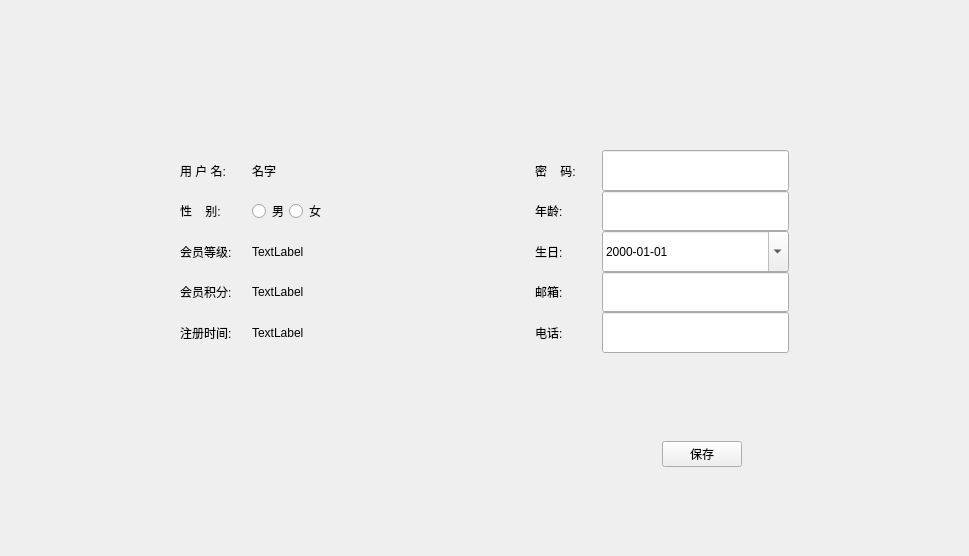
<?xml version="1.0" encoding="UTF-8"?>
<ui version="4.0">
 <class>PersonalInfo</class>
 <widget class="QWidget" name="PersonalInfo">
  <property name="geometry">
   <rect>
    <x>0</x>
    <y>0</y>
    <width>969</width>
    <height>556</height>
   </rect>
  </property>
  <property name="windowTitle">
   <string>Form</string>
  </property>
  <layout class="QVBoxLayout" name="verticalLayout">
   <property name="spacing">
    <number>0</number>
   </property>
   <property name="leftMargin">
    <number>0</number>
   </property>
   <property name="topMargin">
    <number>150</number>
   </property>
   <property name="rightMargin">
    <number>0</number>
   </property>
   <property name="bottomMargin">
    <number>0</number>
   </property>
   <item>
    <widget class="QWidget" name="widget_4" native="true">
     <layout class="QHBoxLayout" name="horizontalLayout_2" stretch="1,1">
      <property name="spacing">
       <number>100</number>
      </property>
      <property name="leftMargin">
       <number>180</number>
      </property>
      <property name="topMargin">
       <number>0</number>
      </property>
      <property name="rightMargin">
       <number>180</number>
      </property>
      <property name="bottomMargin">
       <number>0</number>
      </property>
      <item>
       <widget class="QWidget" name="widget_2" native="true">
        <layout class="QGridLayout" name="gridLayout_2" columnstretch="1,4">
         <property name="leftMargin">
          <number>0</number>
         </property>
         <property name="topMargin">
          <number>0</number>
         </property>
         <property name="rightMargin">
          <number>0</number>
         </property>
         <property name="bottomMargin">
          <number>0</number>
         </property>
         <property name="horizontalSpacing">
          <number>20</number>
         </property>
         <property name="verticalSpacing">
          <number>0</number>
         </property>
         <item row="0" column="0">
          <widget class="QLabel" name="label">
           <property name="maximumSize">
            <size>
             <width>16777215</width>
             <height>50</height>
            </size>
           </property>
           <property name="text">
            <string>用 户 名:</string>
           </property>
          </widget>
         </item>
         <item row="0" column="1">
          <widget class="QLabel" name="label_name">
           <property name="maximumSize">
            <size>
             <width>16777215</width>
             <height>50</height>
            </size>
           </property>
           <property name="text">
            <string>名字</string>
           </property>
          </widget>
         </item>
         <item row="1" column="0">
          <widget class="QLabel" name="label_7">
           <property name="sizePolicy">
            <sizepolicy hsizetype="Preferred" vsizetype="Preferred">
             <horstretch>0</horstretch>
             <verstretch>0</verstretch>
            </sizepolicy>
           </property>
           <property name="maximumSize">
            <size>
             <width>16777215</width>
             <height>50</height>
            </size>
           </property>
           <property name="text">
            <string>性    别:</string>
           </property>
          </widget>
         </item>
         <item row="1" column="1">
          <widget class="QWidget" name="widget_sex" native="true">
           <property name="sizePolicy">
            <sizepolicy hsizetype="Preferred" vsizetype="Preferred">
             <horstretch>0</horstretch>
             <verstretch>0</verstretch>
            </sizepolicy>
           </property>
           <layout class="QHBoxLayout" name="horizontalLayout">
            <property name="spacing">
             <number>0</number>
            </property>
            <property name="leftMargin">
             <number>0</number>
            </property>
            <property name="topMargin">
             <number>0</number>
            </property>
            <property name="rightMargin">
             <number>0</number>
            </property>
            <property name="bottomMargin">
             <number>0</number>
            </property>
            <item>
             <widget class="QRadioButton" name="radioButton_man">
              <property name="sizePolicy">
               <sizepolicy hsizetype="Fixed" vsizetype="Preferred">
                <horstretch>0</horstretch>
                <verstretch>0</verstretch>
               </sizepolicy>
              </property>
              <property name="maximumSize">
               <size>
                <width>16777215</width>
                <height>50</height>
               </size>
              </property>
              <property name="text">
               <string>男</string>
              </property>
             </widget>
            </item>
            <item alignment="Qt::AlignLeft">
             <widget class="QRadioButton" name="radioButton_woman">
              <property name="sizePolicy">
               <sizepolicy hsizetype="Minimum" vsizetype="Preferred">
                <horstretch>0</horstretch>
                <verstretch>0</verstretch>
               </sizepolicy>
              </property>
              <property name="maximumSize">
               <size>
                <width>16777215</width>
                <height>50</height>
               </size>
              </property>
              <property name="text">
               <string>女</string>
              </property>
             </widget>
            </item>
           </layout>
          </widget>
         </item>
         <item row="2" column="0">
          <widget class="QLabel" name="label_3">
           <property name="maximumSize">
            <size>
             <width>16777215</width>
             <height>50</height>
            </size>
           </property>
           <property name="text">
            <string>会员等级:</string>
           </property>
          </widget>
         </item>
         <item row="2" column="1">
          <widget class="QLabel" name="label_grade">
           <property name="maximumSize">
            <size>
             <width>16777215</width>
             <height>50</height>
            </size>
           </property>
           <property name="text">
            <string>TextLabel</string>
           </property>
          </widget>
         </item>
         <item row="3" column="0">
          <widget class="QLabel" name="label_4">
           <property name="maximumSize">
            <size>
             <width>16777215</width>
             <height>50</height>
            </size>
           </property>
           <property name="text">
            <string>会员积分:</string>
           </property>
          </widget>
         </item>
         <item row="3" column="1">
          <widget class="QLabel" name="label_score">
           <property name="maximumSize">
            <size>
             <width>16777215</width>
             <height>50</height>
            </size>
           </property>
           <property name="text">
            <string>TextLabel</string>
           </property>
          </widget>
         </item>
         <item row="4" column="0">
          <widget class="QLabel" name="label_10">
           <property name="maximumSize">
            <size>
             <width>16777215</width>
             <height>50</height>
            </size>
           </property>
           <property name="text">
            <string>注册时间:</string>
           </property>
          </widget>
         </item>
         <item row="4" column="1">
          <widget class="QLabel" name="label_registerTime">
           <property name="maximumSize">
            <size>
             <width>16777215</width>
             <height>50</height>
            </size>
           </property>
           <property name="text">
            <string>TextLabel</string>
           </property>
          </widget>
         </item>
        </layout>
       </widget>
      </item>
      <item>
       <widget class="QWidget" name="widget_3" native="true">
        <layout class="QGridLayout" name="gridLayout" columnstretch="1,4" columnminimumwidth="0,0">
         <property name="leftMargin">
          <number>0</number>
         </property>
         <property name="topMargin">
          <number>0</number>
         </property>
         <property name="rightMargin">
          <number>0</number>
         </property>
         <property name="bottomMargin">
          <number>0</number>
         </property>
         <property name="horizontalSpacing">
          <number>20</number>
         </property>
         <property name="verticalSpacing">
          <number>0</number>
         </property>
         <item row="0" column="0">
          <widget class="QLabel" name="label_2">
           <property name="maximumSize">
            <size>
             <width>16777215</width>
             <height>50</height>
            </size>
           </property>
           <property name="text">
            <string>密    码:</string>
           </property>
          </widget>
         </item>
         <item row="0" column="1">
          <widget class="QLineEdit" name="lineEdit_pwd">
           <property name="sizePolicy">
            <sizepolicy hsizetype="Expanding" vsizetype="Preferred">
             <horstretch>0</horstretch>
             <verstretch>0</verstretch>
            </sizepolicy>
           </property>
           <property name="maximumSize">
            <size>
             <width>16777215</width>
             <height>50</height>
            </size>
           </property>
          </widget>
         </item>
         <item row="1" column="0">
          <widget class="QLabel" name="label_8">
           <property name="maximumSize">
            <size>
             <width>16777215</width>
             <height>50</height>
            </size>
           </property>
           <property name="text">
            <string>年龄:</string>
           </property>
          </widget>
         </item>
         <item row="1" column="1">
          <widget class="QLineEdit" name="lineEdit_age">
           <property name="sizePolicy">
            <sizepolicy hsizetype="Expanding" vsizetype="Preferred">
             <horstretch>0</horstretch>
             <verstretch>0</verstretch>
            </sizepolicy>
           </property>
           <property name="maximumSize">
            <size>
             <width>16777215</width>
             <height>50</height>
            </size>
           </property>
          </widget>
         </item>
         <item row="2" column="0">
          <widget class="QLabel" name="label_9">
           <property name="maximumSize">
            <size>
             <width>16777215</width>
             <height>50</height>
            </size>
           </property>
           <property name="text">
            <string>生日:</string>
           </property>
          </widget>
         </item>
         <item row="2" column="1">
          <widget class="QDateEdit" name="dateEdit_birthday">
           <property name="sizePolicy">
            <sizepolicy hsizetype="Minimum" vsizetype="Preferred">
             <horstretch>0</horstretch>
             <verstretch>0</verstretch>
            </sizepolicy>
           </property>
           <property name="maximumSize">
            <size>
             <width>16777215</width>
             <height>50</height>
            </size>
           </property>
           <property name="minimumDate">
            <date>
             <year>1900</year>
             <month>9</month>
             <day>14</day>
            </date>
           </property>
           <property name="displayFormat">
            <string>yyyy-MM-dd</string>
           </property>
           <property name="calendarPopup">
            <bool>true</bool>
           </property>
           <property name="timeSpec">
            <enum>Qt::UTC</enum>
           </property>
          </widget>
         </item>
         <item row="3" column="0">
          <widget class="QLabel" name="label_5">
           <property name="maximumSize">
            <size>
             <width>16777215</width>
             <height>50</height>
            </size>
           </property>
           <property name="text">
            <string>邮箱:</string>
           </property>
          </widget>
         </item>
         <item row="3" column="1">
          <widget class="QLineEdit" name="lineEdit_mail">
           <property name="sizePolicy">
            <sizepolicy hsizetype="Expanding" vsizetype="Preferred">
             <horstretch>0</horstretch>
             <verstretch>0</verstretch>
            </sizepolicy>
           </property>
           <property name="maximumSize">
            <size>
             <width>16777215</width>
             <height>50</height>
            </size>
           </property>
          </widget>
         </item>
         <item row="4" column="0">
          <widget class="QLabel" name="label_6">
           <property name="maximumSize">
            <size>
             <width>16777215</width>
             <height>50</height>
            </size>
           </property>
           <property name="text">
            <string>电话:</string>
           </property>
          </widget>
         </item>
         <item row="4" column="1">
          <widget class="QLineEdit" name="lineEdit_phone">
           <property name="sizePolicy">
            <sizepolicy hsizetype="Expanding" vsizetype="Preferred">
             <horstretch>0</horstretch>
             <verstretch>0</verstretch>
            </sizepolicy>
           </property>
           <property name="maximumSize">
            <size>
             <width>16777215</width>
             <height>50</height>
            </size>
           </property>
          </widget>
         </item>
        </layout>
       </widget>
      </item>
     </layout>
    </widget>
   </item>
   <item>
    <widget class="QWidget" name="widget_5" native="true">
     <layout class="QHBoxLayout" name="horizontalLayout_5">
      <item>
       <spacer name="horizontalSpacer_4">
        <property name="orientation">
         <enum>Qt::Horizontal</enum>
        </property>
        <property name="sizeHint" stdset="0">
         <size>
          <width>40</width>
          <height>20</height>
         </size>
        </property>
       </spacer>
      </item>
      <item>
       <spacer name="horizontalSpacer_3">
        <property name="orientation">
         <enum>Qt::Horizontal</enum>
        </property>
        <property name="sizeHint" stdset="0">
         <size>
          <width>40</width>
          <height>20</height>
         </size>
        </property>
       </spacer>
      </item>
      <item>
       <spacer name="horizontalSpacer_2">
        <property name="orientation">
         <enum>Qt::Horizontal</enum>
        </property>
        <property name="sizeHint" stdset="0">
         <size>
          <width>40</width>
          <height>20</height>
         </size>
        </property>
       </spacer>
      </item>
      <item>
       <widget class="QPushButton" name="pushButton_save">
        <property name="text">
         <string>保存</string>
        </property>
       </widget>
      </item>
      <item>
       <spacer name="horizontalSpacer">
        <property name="orientation">
         <enum>Qt::Horizontal</enum>
        </property>
        <property name="sizeHint" stdset="0">
         <size>
          <width>40</width>
          <height>20</height>
         </size>
        </property>
       </spacer>
      </item>
     </layout>
    </widget>
   </item>
  </layout>
 </widget>
 <resources/>
 <connections/>
</ui>
